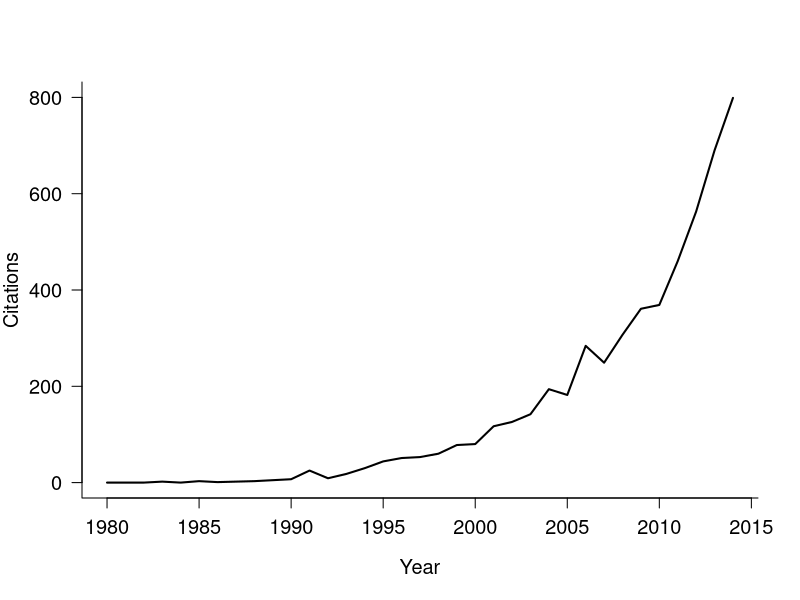

Source code (R):
ds <- read.csv("PCMCitesThruTime.csv")

png("PCMCitations.png")

# Plot citations
par(bty = "l")
plot(Citations ~ Year, data = ds, type = "l", ylim = c(0, 800), 
	 las = 1, lwd = 2, cex.lab = 1.2, cex.axis = 1.2)

dev.off()
